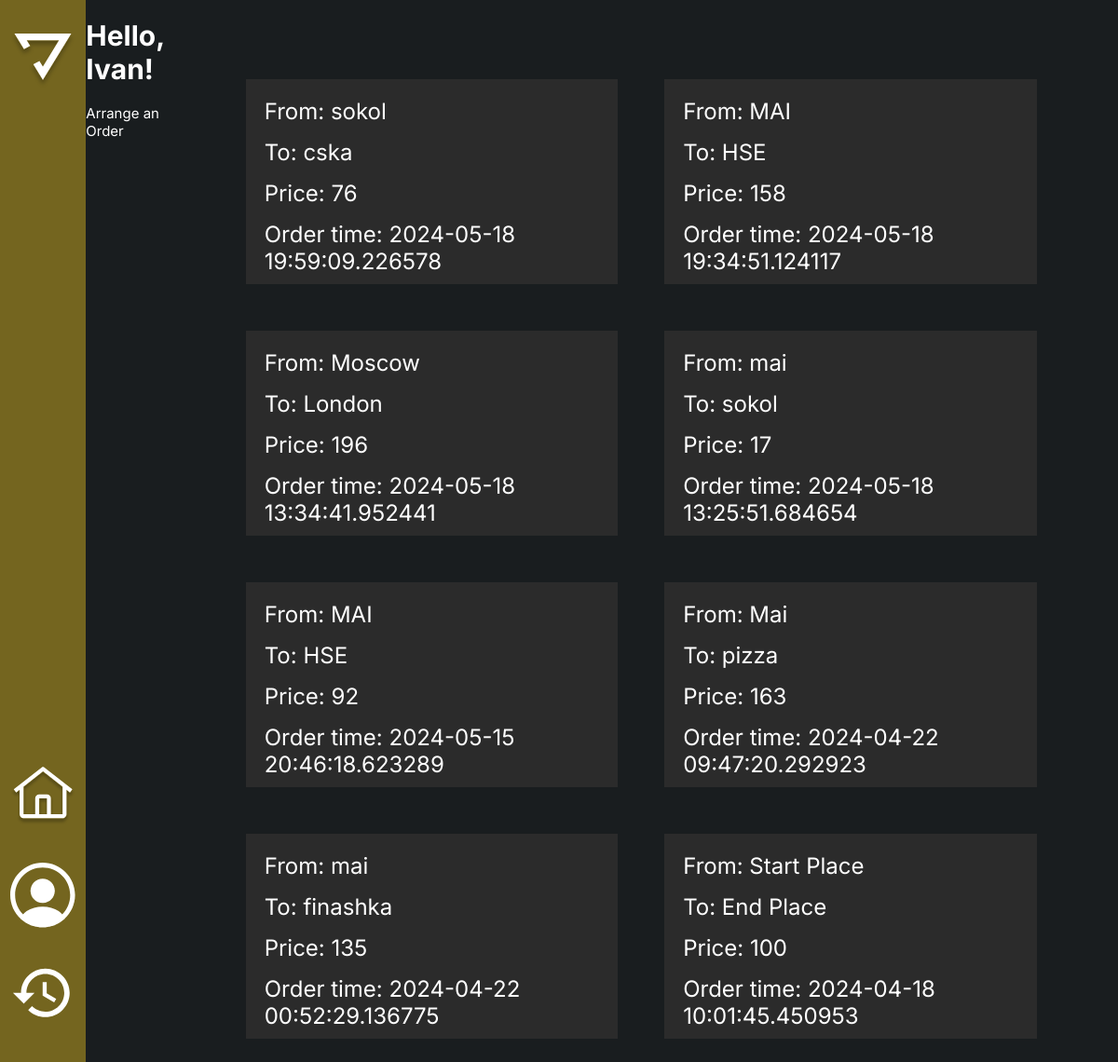
The app's page /profile (signed in) with its own data.
### app/models.py (models this page shows, shortened)
class User(UserMixin, db.Model):
    id = db.Column(db.Integer, primary_key=True)
    first_name = db.Column(db.String(64), index=True, nullable=False)
    last_name = db.Column(db.String(64), index=True, nullable=False)
    email = db.Column(db.String(128), unique=True, index=True, nullable=False)
    password_hashed = db.Column(db.String(200), nullable=False)
    orders = db.relationship('Order', backref='user', lazy='dynamic')
    role = db.Column(db.String(64), default='user')

class Order(db.Model):
    id = db.Column(db.Integer, primary_key=True)
    place_start = db.Column(db.String(140), nullable=False)
    place_end = db.Column(db.String(140), nullable=False)
    price = db.Column(db.String(140), nullable=False)
    order_time = db.Column(db.DateTime, index=True, nullable=True)
    order_taked = db.Column(db.DateTime, index=True, nullable=True)
    user_id = db.Column(db.Integer, db.ForeignKey('user.id'))
    driver_id = db.Column(db.Integer, db.ForeignKey('driver.id'), nullable=True)

### app/routes.py (the view)
@app.route('/index')
@app.route('/profile')
@login_required('user')
def index():
    user_orders = current_user.orders.all()
    return render_template('index.html', title='Home', orders=user_orders)

### app/models.py (called while the page is built)
@login.user_loader
def load_user(id):
    driver = Driver.query.get(int(id))
    if driver:
        return driver
    return User.query.get(int(id))

### app/utils.py (called while the page is built)
def login_required(role):
    def wrapper(func):
        @wraps(func)
        def decorated_view(*args, **kwargs):
            if not current_user.is_authenticated:
                return redirect(url_for('choice'))
            if current_user.role != role:
                print(f"Пользователь {current_user.email} имеет роль {current_user.role}, а ожидалось {role}")
                return abort(403)
            print(f"Пользователь {current_user.email} имеет роль {current_user.role}, а ожидалось {role}")
            return func(*args, **kwargs)
        return decorated_view
    return wrapper

### app/templates/index.html (shortened to what this page needs)
<!DOCTYPE html>
<html lang="ru">
<head>
    <link rel="stylesheet" href="{{ url_for('static', filename='css/style.css') }}">
</head>
<body>
    <div class="list-order-page">
        <div class="container">
            <div class="content">
                <div class="sidebar">
                    <div class="sidebar-item">
                        <a href="{{url_for('choice')}}">
                            <img class="logo" src="../static/css/images/logo.svg" alt="logo">
                        </a>
                    </div>
                    <div class="sidebar-item">
                        <a href="{{url_for('index')}}">
                            <img class="home-img" src="../static/css/images/home.svg" alt="home">
                        </a>
                        <img class="profile-img" src="../static/css/images/profile.svg" alt="profile">
                        <a href=#>
                            <img class="history-img" src="../static/css/images/history.svg" alt="history">
                        </a>
                    </div>
                </div>
                <div class="content__main">
                    <div class="container main__container">
                        <h1>Hello, {{ current_user.first_name }}!</h1>
                        <a href="{{ url_for('order') }}" class="btn btn-primary">Arrange an Order</a>
                    </div>
                    <div class="orders__container">
                        <div class="available-order__container orders__container">
                            {% for order in orders[::-1] %}
                                <div class="orders-item available-order">
                                    <div class="orders-item-text">From: {{ order.place_start }}</div>
                                    <div class="orders-item-text">To: {{ order.place_end }}</div>
                                    <div class="orders-item-text">Price: {{ order.price }}</div>
                                    <div class="orders-item-text">Order time: {{ order.order_time }}</div>
                                </div>
                            {% endfor %}
                        </div>
                    </div>
                </div>
            </div>
        </div>
    </div>
</body>
</html>

### app/static/css/style.css (style rules this page uses)
*, *::before, *::after { box-sizing: border-box; }
html, body { margin: 0; padding: 0; height: 100%; }
body { font-family: 'Ubuntu', sans-serif; font-size: 15px; font-weight: 400; color: #212529; }
a { text-decoration: none; color: inherit; }
body { background-image:url('images/background.png') ; background-position: center; background-repeat: no-repeat; background-size: 105% 105%; color: #fff; font-family: "Inter", sans-serif; }
.sidebar { width: 100px; background-color: #74651f; display: flex; flex-direction: column; align-items: center; justify-content: space-between; }
.sidebar-item { display: flex; flex-direction: column; align-items: center; }
.sidebar img { width: 70px; margin-bottom: 35px; }
.logo { margin-top: 35px; }
.content { min-height: 100vh; display: flex; }
.content__main { width: 100%; background-color: #191d1f; display: flex; justify-content: center; }
.orders__container { margin-top: 30px; }
.orders-item { width: 380px; height: 220px; margin-bottom: 20px; padding-top: 35px; background-color: #2B2B2B; display: flex; flex-direction: column; justify-content: flex-start; }
.orders-item-text { margin-bottom: 15px; font-size: 15px; }
.orders-item div { margin-left: 20px; }
.current-order div, .available-order div { font-size: 24px; }
.available-order__container { display: flex; flex-wrap: wrap; justify-content: center; }
.available-order { padding-top: 20px; flex-grow: 1; flex-shrink: 0; flex-basis: calc(50% - 10px); max-width: calc(40% - 10px); margin: 25px; }

### records on screen
User: first_name "Ivan"
Order: place_start "sokol", place_end "cska", price "76", order_time "2024-05-18 19:59:09.226578"
Order: place_start "MAI", place_end "HSE", price "158", order_time "2024-05-18 19:34:51.124117"
Order: place_start "Moscow", place_end "London", price "196", order_time "2024-05-18 13:34:41.952441"
Order: place_start "mai", place_end "sokol", price "17", order_time "2024-05-18 13:25:51.684654"
Order: place_start "MAI", place_end "HSE", price "92", order_time "2024-05-15 20:46:18.623289"
Order: place_start "Mai", place_end "pizza", price "163", order_time "2024-04-22 09:47:20.292923"
Order: place_start "mai", place_end "finashka", price "135", order_time "2024-04-22 00:52:29.136775"
Order: place_start "Start Place", place_end "End Place", price "100", order_time "2024-04-18 10:01:45.450953"
